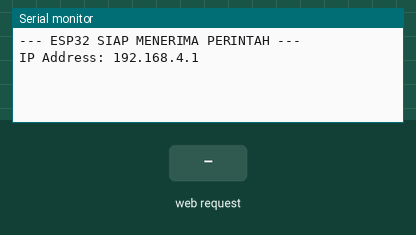
This sketch was run on a simulated ESP32. On the bench: the last lines printed to the serial monitor. The test bench sets the inputs (shaded band).

Above: at 1.2 s.
1.3 s: HTTP request GET /action?type=start received
At 2.5 s:
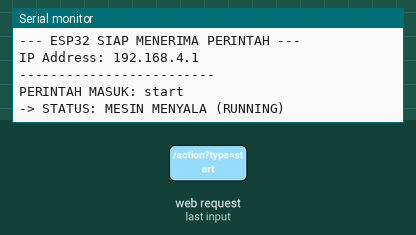
2.8 s: HTTP request GET /action?type=stop received
At 3.8 s:
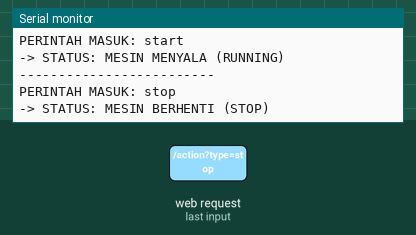
4.3 s: HTTP request GET /action?type=emergency received
At 5.0 s:
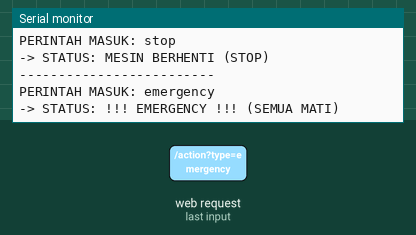
5.8 s: HTTP request GET /action?type=reset received
At 6.2 s:
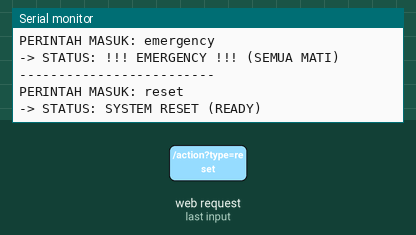
7.3 s: HTTP request GET /action?type=1 received
At 8.5 s:
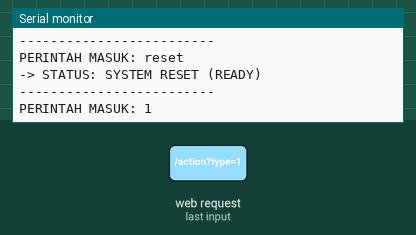

The sketch:

GUI_REAL.ino
```cpp
#include <WiFi.h>
#include <WebServer.h>

// --- KONFIGURASI WIFI ---
// Ganti nama dan password ini jika ingin diubah
const char* AP_SSID = "MEKAPBL";
const char* AP_PASS = "mekagui1";

WebServer server(80);

// Fungsi ini yang akan dijalankan ketika Laptop mengirim perintah
void handleAction() {
  if (server.hasArg("type")) {
    String type = server.arg("type");

    // --- DEBUGGING SERIAL MONITOR ---
    // Ini agar kamu bisa lihat di layar hitam bawah Arduino IDE
    Serial.println("-------------------------");
    Serial.print("PERINTAH MASUK: ");
    Serial.println(type);

    // --- LOGIKA PROGRAM ESP32 ---
    if(type == "start") {
       Serial.println("-> STATUS: MESIN MENYALA (RUNNING)");
       // Masukkan kodingan menyalakan Relay/LED disini nanti
    }
    else if(type == "stop") {
       Serial.println("-> STATUS: MESIN BERHENTI (STOP)");
    }
    else if(type == "emergency") {
       Serial.println("-> STATUS: !!! EMERGENCY !!! (SEMUA MATI)");
    }
    else if(type == "reset") {
       Serial.println("-> STATUS: SYSTEM RESET (READY)");
    }

    server.send(200, "text/plain", "OK - " + type);
  } else {
    server.send(400, "text/plain", "Error");
  }
}

// --- WAJIB ADA: SETUP ---
// Dijalankan sekali saat ESP32 baru nyala
void setup() {
  Serial.begin(115200);

  // Menyalakan WiFi Hotspot
  WiFi.softAP(AP_SSID, AP_PASS);

  Serial.println("\n--- ESP32 SIAP MENERIMA PERINTAH ---");
  Serial.print("IP Address: ");
  Serial.println(WiFi.softAPIP()); // Biasanya 192.168.4.1

  // Mengatur jalur komunikasi
  server.on("/action", handleAction);
  server.begin();
}

// --- WAJIB ADA: LOOP ---
// Dijalankan terus menerus selamanya
void loop() {
  server.handleClient(); // Cek apakah ada perintah masuk dari Laptop
}
```

Measured:
- after the input at 1.3 s, the serial monitor: prints a new line at once (image 1)
- after the input at 2.8 s, the serial monitor: prints a new line at once (image 2)
- after the input at 4.3 s, the serial monitor: prints a new line at once (image 3)
- after the input at 5.8 s, the serial monitor: prints a new line at once (image 4)
- after the input at 7.3 s, the serial monitor: prints a new line at once (image 5)
